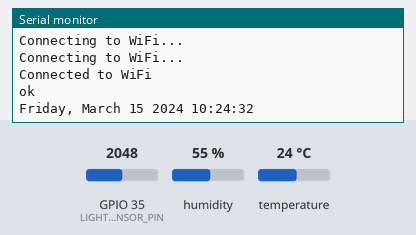
A program run on a simulated ESP32. Parts: the last lines printed to the serial monitor. Inputs (shaded band) come from the test bench; at power-on: humidity 55 %, GPIO 35 (LIGHT_SENSOR_PIN) = 2048, temperature 24 °C. WiFi joins after 1.5 s; servers stay silent unless stated; the local clock reads 2024-03-15 10:24:30 at power-on unless the program sets it.

Above: at 3.2 s.
3.3 s: humidity set to 22 %
At 10.1 s:
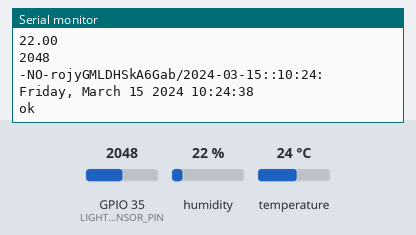
12.7 s: GPIO 35 (LIGHT_SENSOR_PIN) set to 2866
At 15.9 s:
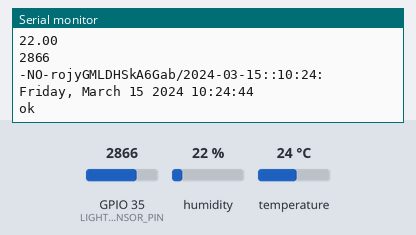
22.1 s: temperature set to 12 °C
At 27.59 s:
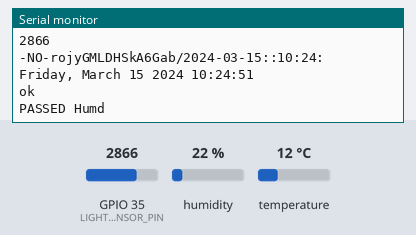
31.5 s: GPIO 35 (LIGHT_SENSOR_PIN) set to 3603
At 34.7 s:
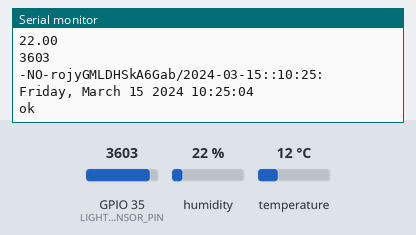
40.9 s: humidity set to 40 %
At 47.02 s:
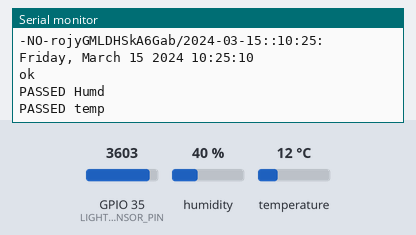
Timing chart, 0 to 48.5 s (numbered marks = the images above; inputs shaded):
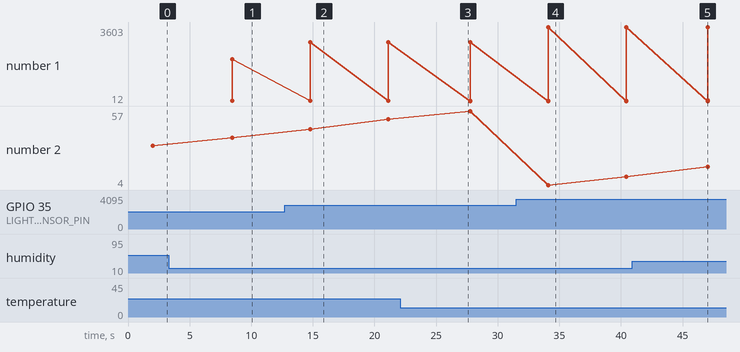

The program:

main.cpp
```cpp
#include <WiFi.h>
#include <Adafruit_Sensor.h>
#include <DHT.h>
#include <DHT_U.h>
#include <Firebase.h>
#include <Firebase_ESP_Client.h>
#include "driver/adc.h"
#include "time.h"
// Provide the token generation process info.
#include "addons/TokenHelper.h"
// Provide the RTDB payload printing info and other helper functions.
#include "addons/RTDBHelper.h"

#if defined(ESP32)
#include <WiFi.h>
#elif defined(ESP8266)
#include <ESP8266WiFi.h>
#endif

#define WIFI_SSID "delamotte"
#define WIFI_PASSWORD "gilou59190"
#define DATABASE_URL "https://plantio24-default-rtdb.europe-west1.firebasedatabase.app"
#define API_KEY "AIzaSyCEgObGXsWE22IHwxGRMPCGUsZ0eLCz9cg"

#define DHT_PIN 26
#define DHT_TYPE DHT11

// Define Firebase Data object
FirebaseData fbdo;

FirebaseAuth auth;
FirebaseConfig config;

unsigned long sendDataPrevMillis = 0;

bool signupOK = false;

DHT dht(DHT_PIN, DHT_TYPE);
// DHT dht(DHT_PIN, DHT_TYPE);
#define LIGHT_SENSOR_PIN 35

String documentPath = "";

FirebaseJson content;

int count = 0;

// struct tm timeinfo;
const char *ntpServer = "pool.ntp.org";
const long gmtOffset_sec = 3600;
const int daylightOffset_sec = 3600;

void localTime()
{
  struct tm timeinfo;
  if (!getLocalTime(&timeinfo))
  {
    Serial.println("Failed to obtain time");
    return;
  }
  Serial.println(&timeinfo, "%A, %B %d %Y %H:%M:%S");
}

String tempPath = "";
void setup()
{
  Serial.begin(115200);
  // dht.begin();
  WiFi.begin(WIFI_SSID, WIFI_PASSWORD);

  while (WiFi.status() != WL_CONNECTED)
  {
    delay(1000);
    Serial.println("Connecting to WiFi...");
  }

  Serial.println("Connected to WiFi");

  /* Assign the callback function for the long running token generation task */
  config.token_status_callback = tokenStatusCallback; // see addons/TokenHelper.h
  /* Assign the api key (required) */
  config.api_key = API_KEY;

  /* Assign the RTDB URL (required) */
  config.database_url = DATABASE_URL;

  if (Firebase.signUp(&config, &auth, "", ""))
  {
    Serial.println("ok");
    signupOK = true;
  }
  else
  {
    Serial.printf("%s\n", config.signer.signupError.message.c_str());
  }

  Firebase.begin(&config, &auth);
  Firebase.reconnectWiFi(true);
  configTime(gmtOffset_sec, daylightOffset_sec, ntpServer);
  localTime();
}

void loop()
{
  delay(6000);

  // int luminosity = adc1_get_raw((adc1_channel_t)LIGHT_SENSOR_PIN);
  int luminosity = analogRead(LIGHT_SENSOR_PIN);
  // int luminosity = 4095;
  // float temperature = 22;

  // float humidity = (temperature / 30) * 100;

  time_t now = time(nullptr);
  struct tm *timeinfo;
  timeinfo = localtime(&now);
  float temperature = dht.readTemperature();
  float humidity = dht.readHumidity();

  if (isnan(temperature) || isnan(humidity))
  {
    Serial.println("Failed to read from DHT sensor!");
    return;
  }

  if (Firebase.ready() && signupOK && (millis() - sendDataPrevMillis > 15000 || sendDataPrevMillis == 0))
  {
    sendDataPrevMillis = millis();
    // Write an Int number on the database path test/int
    if (Firebase.RTDB.setFloat(&fbdo, "plantations/z4tNTBeIVKdRUKH3AOmo1iO8VxM2/-NO-r_gLxJDwqW5zkV2B/spots/-NO-rojyGMLDHSkA6Gab/realtimeHumd", humidity))
    {
      Serial.println("PASSED Humd");
    }
    else
    {
      Serial.println("FAILED Humd");
      Serial.println(fbdo.errorReason());
    }

    // Write an Float number on the database path test/float
    if (Firebase.RTDB.setFloat(&fbdo, "plantations/z4tNTBeIVKdRUKH3AOmo1iO8VxM2/-NO-r_gLxJDwqW5zkV2B/spots/-NO-rojyGMLDHSkA6Gab/realtimeTemp", temperature))
    {
      Serial.println("PASSED temp");
    }
    else
    {
      Serial.println("FAILED temp");
      Serial.println(fbdo.errorReason());
    }
  }
  if (Firebase.RTDB.setInt(&fbdo, "plantations/z4tNTBeIVKdRUKH3AOmo1iO8VxM2/-NO-r_gLxJDwqW5zkV2B/spots/-NO-rojyGMLDHSkA6Gab/realtimeLum", luminosity))
  {
    Serial.println("PASSED Lum");
  }
  else
  {
    Serial.println("FAILED LUm");
    Serial.println(fbdo.errorReason());
  }

  char buffer[20];
  strftime(buffer, 20, "%Y-%m-%d::%H:%M:%S", timeinfo);
  String str_timestamp(buffer);
  documentPath = "-NO-rojyGMLDHSkA6Gab/" + str_timestamp;

  content.set("fields/temperature/doubleValue", String(temperature).c_str());
  content.set("fields/humidity/doubleValue", String(humidity).c_str());
  content.set("fields/luminosity/doubleValue", String(luminosity).c_str());

  Serial.println(String(temperature));
  Serial.println(String(humidity));
  Serial.println(String(luminosity));
  Serial.println(documentPath);

  localTime();

  // if (Firebase.Firestore.patchDocument(&fbdo, 'plantio24', "", documentPath.c_str(), content.raw(), "temperature" + count + ",humidity" + count + ", luminosity" + count + ",date" + count))
  // {
  //   Serial.printf("ok\n%s\n\n", fbdo.payload().c_str());
  //   return;
  // }
  // else
  // {
  //   Serial.println(fbdo.errorReason());
  // }

  if (Firebase.Firestore.createDocument(&fbdo, "plantio24", "", documentPath.c_str(), content.raw()))
  {
    Serial.printf("ok\n%s\n\n", fbdo.payload().c_str());
    return;
  }
  else
  {
    Serial.println(fbdo.errorReason());
  }
}
```

Measured:
- after the input at 3.3 s, the serial monitor: prints a new line after 5.2 s (image 1)
- after the input at 12.7 s, the serial monitor: prints a new line after 2.1 s (image 2)
- after the input at 31.5 s, the serial monitor: prints a new line after 2.6 s (image 4)
- plotted number 1: 2048 → 2866 after the input at 12.7 s, 2866 → 3603 after the input at 31.5 s
